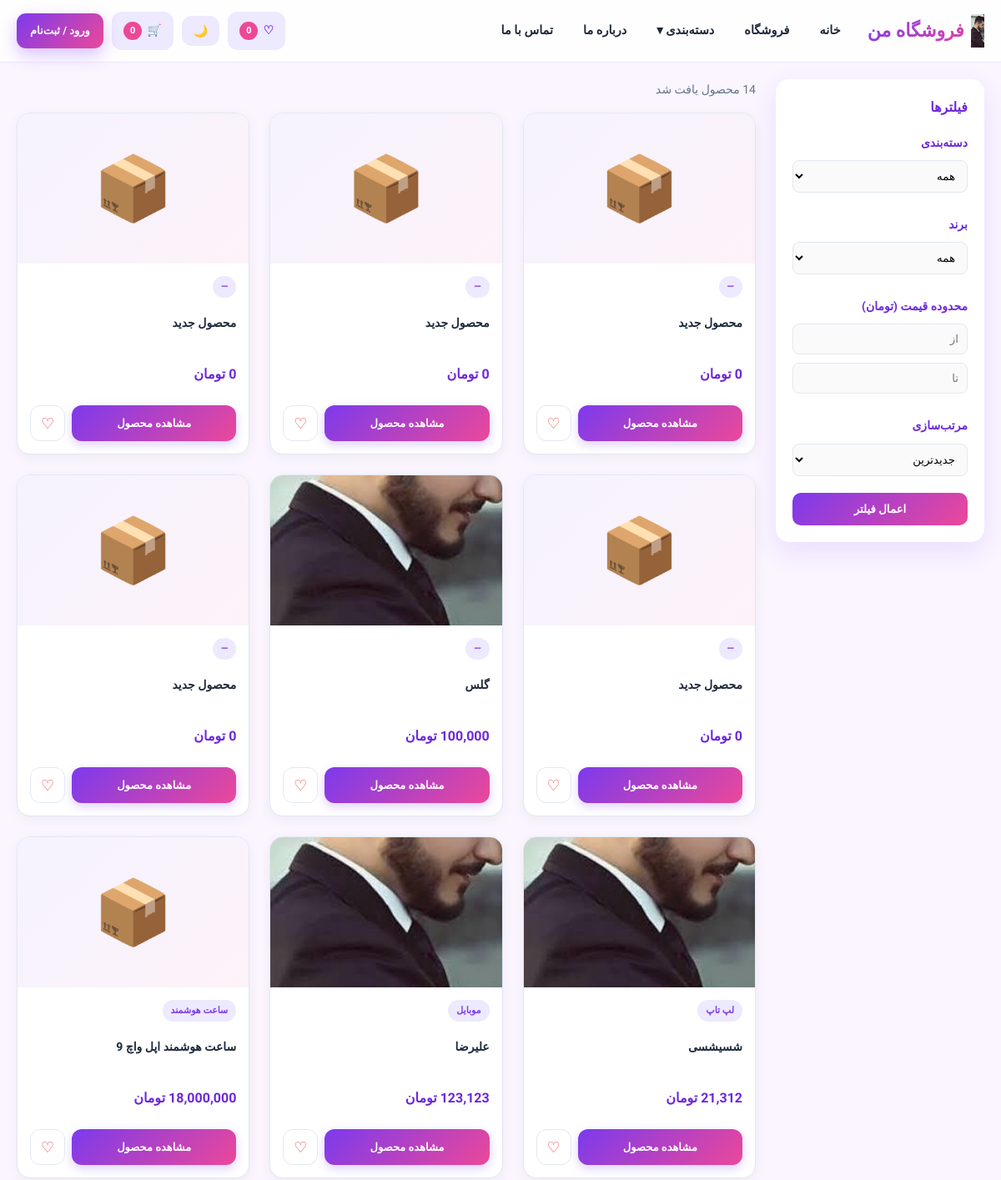
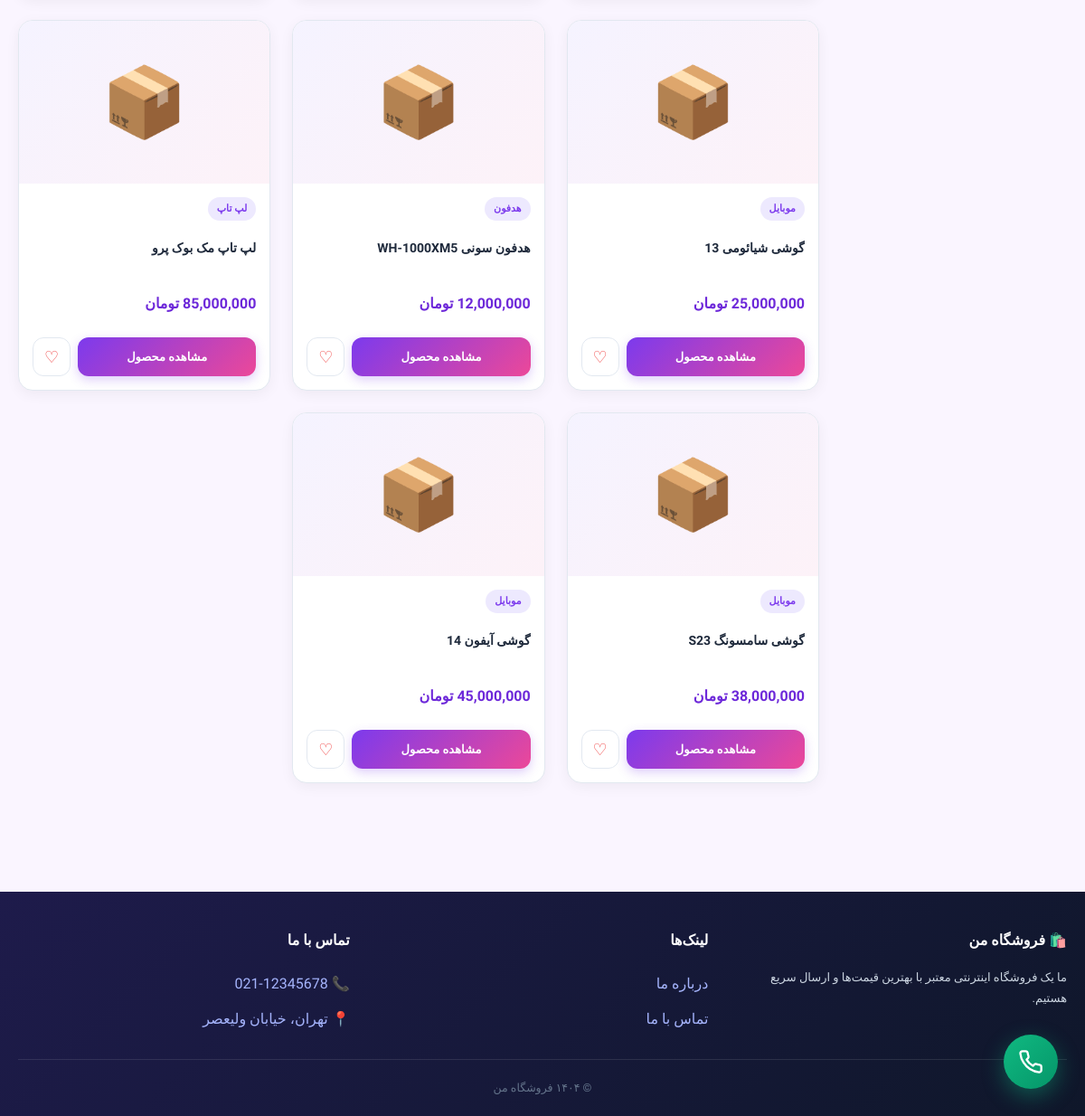
The app's page /category.php with its own data (2 pictures, top to bottom).
### tables this page shows
CREATE TABLE IF NOT EXISTS `settings` (
  `k` varchar(50) NOT NULL,
  `v` text DEFAULT NULL
);

CREATE TABLE IF NOT EXISTS `products` (
  `id` int(11) NOT NULL,
  `name` varchar(200) NOT NULL,
  `price` bigint(20) NOT NULL DEFAULT 0,
  `discount_price` bigint(20) DEFAULT 0,
  `stock` int(11) NOT NULL DEFAULT 0,
  `category_id` int(11) DEFAULT NULL,
  `brand_id` int(11) DEFAULT NULL,
  `image` varchar(255) DEFAULT NULL,
  `description` text DEFAULT NULL,
  `is_new` tinyint(4) DEFAULT 0,
  `is_featured` tinyint(4) DEFAULT 0,
  `active` tinyint(4) DEFAULT 1,
  `created_at` timestamp NOT NULL DEFAULT current_timestamp()
);

CREATE TABLE IF NOT EXISTS `categories` (
  `id` int(11) NOT NULL,
  `name` varchar(100) NOT NULL,
  `slug` varchar(100) NOT NULL,
  `parent_id` int(11) DEFAULT NULL,
  `icon` varchar(10) DEFAULT '?',
  `sort_order` int(11) DEFAULT 0
);

### includes/functions.php (called while the page is built, shortened)
<?php
function fmt($n) { return number_format((int)$n); }
function e($s) { return htmlspecialchars((string)$s, ENT_QUOTES, 'UTF-8'); }
function csrf() {
    return $_SESSION['csrf'];
}
function current_user() {
    if (empty($_SESSION['user_id'])) return null;
    global $pdo;
    $s = $pdo->prepare("SELECT * FROM users WHERE id=?");
    $s->execute([$_SESSION['user_id']]);
    return $s->fetch() ?: null;
}
function setting($k, $d=null) {
    global $pdo;
    static $cache = [];
    if (array_key_exists($k, $cache)) return $cache[$k];
    try {
        $s = $pdo->prepare("SELECT v FROM settings WHERE k=?");
        $s->execute([$k]);
        $v = $s->fetchColumn();
        return $cache[$k] = ($v === false ? $d : $v);
    } catch (Exception $e) { return $d; }
}
function cart() { return $_SESSION['cart'] ?? []; }
function cart_qty() { return array_sum(array_column(cart(), 'qty')); }
?>

### category.php (the view, shortened to what this page needs)
<?php
require_once 'config.php';
$sort = $_GET['sort'] ?? 'newest';
$min_price = (int)($_GET['min_price'] ?? 0);
$max_price = (int)($_GET['max_price'] ?? 0);
$where = ["p.active=1"];
$params = [];
$orderBy = "p.id DESC";
$sql = "SELECT p.*, c.name as cat_name FROM products p
        LEFT JOIN categories c ON c.id=p.category_id
        LEFT JOIN brands b ON b.id=p.brand_id
        WHERE " . implode(' AND ', $where) . " ORDER BY $orderBy";
$stmt = $pdo->prepare($sql);
$stmt->execute($params);
$products = $stmt->fetchAll();
function check_wish_cat($user, $pid, $pdo) {
    if (!$user) return false;
    $stmt = $pdo->prepare("SELECT id FROM wishlist WHERE user_id = ? AND product_id = ?");
    $stmt->execute([$user['id'], $pid]);
    return $stmt->fetch() ? true : false;
}
include 'includes/header.php';
?>
<div class="container">
    <div class="shop-layout">
        <aside class="sidebar" id="filterSidebar">
            <div style="display:flex; justify-content:space-between; align-items:center; margin-bottom:15px;">
                <b style="color:var(--primary-d); font-size:16px;">فیلترها</b>
            </div>
            <form method="get" action="category.php">
                <h3>دسته‌بندی</h3>
                <select name="cat">
                    <option value="">همه</option>
                </select>
                <h3>برند</h3>
                <select name="brand">
                    <option value="">همه</option>
                </select>
                <h3>محدوده قیمت (تومان)</h3>
                <input name="min_price" type="number" placeholder="از" value="<?= $min_price ?: '' ?>">
                <input name="max_price" type="number" placeholder="تا" value="<?= $max_price ?: '' ?>">
                <h3>مرتب‌سازی</h3>
                <select name="sort">
                    <option value="newest" <?= $sort=='newest'?'selected':'' ?>>جدیدترین</option>
                </select>
                <button type="submit" class="btn-filter">اعمال فیلتر</button>
            </form>
        </aside>
        <section class="products-section">
            <div style="display:flex; justify-content:space-between; align-items:center; margin-bottom:15px;">
                <span style="font-size:14px; color:var(--muted);"><?= count($products) ?> محصول یافت شد</span>
            </div>
            <div class="products">
                <?php foreach($products as $p):
                    $in_wish = check_wish_cat($user, $p['id'], $pdo);
                ?>
                    <article class="product-card reveal">
                        <a href="product.php?id=<?= $p['id'] ?>" class="p-img">
                            <?php if($p['image']): ?><img src="<?= e($p['image']) ?>" alt="<?= e($p['name']) ?>">
                            <?php else: ?>📦<?php endif; ?>
                        </a>
                        <div class="p-body">
                            <span class="p-cat"><?= e($p['cat_name']??'—') ?></span>
                            <a href="product.php?id=<?= $p['id'] ?>" class="p-name"><?= e($p['name']) ?></a>
                            <div class="p-price"><?= fmt($p['price']) ?> تومان</div>
                            <div class="p-actions" style="display:flex; gap:8px; margin-top:auto;">
                                <a href="product.php?id=<?= $p['id'] ?>" class="btn-view" style="flex:1; display:block; text-align:center; text-decoration:none; background:var(--grad); color:#fff; padding:10px; border-radius:12px; font-weight:bold; font-size:13px;">مشاهده محصول</a>
                                <button class="wish-btn <?= $in_wish ? 'active' : '' ?>" data-pid="<?= $p['id'] ?>" style="width:42px; border:1.5px solid var(--border); border-radius:12px; background:#fff; color:#ef4444; font-size:18px; cursor:pointer; display:flex; align-items:center; justify-content:center;">
                                    <?= $in_wish ? '♥' : '♡' ?>
                                </button>
                            </div>
                        </div>
                    </article>
                <?php endforeach; ?>
            </div>
        </section>
    </div>
</div>
<?php include 'includes/footer.php'; ?>

### includes/header.php (shortened to what this page needs)
<?php
$user = current_user();
$wish_count = 0;
?>
<!DOCTYPE html>
<html lang="fa" dir="rtl">
<head>
    <title><?= isset($page_title) ? e($page_title) . ' - ' : '' ?><?= e(setting('site_name', 'فروشگاه من')) ?></title>
    <link rel="stylesheet" href="assets/style.css">
</head>
<body data-base="<?= BASE ?>" data-csrf="<?= csrf() ?>">
<header class="site-header" id="header">
    <div class="topbar">
        <a href="index.php" class="brand" style="display:flex; align-items:center; gap:8px; text-decoration:none;">
            <?php if(setting('site_logo')): ?>
                <img src="<?= e(setting('site_logo')) ?>" alt="<?= e(setting('site_name')) ?>" style="max-height: 40px; max-width: 120px; object-fit: contain;">
            <?php else: ?>
                <span>🛍️</span>
            <?php endif; ?>
            <span><?= e(setting('site_name')) ?></span>
        </a>
        <nav class="main-nav" id="mainNav">
            <a href="index.php">خانه</a>
            <a href="category.php">فروشگاه</a>
            <div class="dropdown">
                <a href="#" class="drop-toggle" id="dropToggle">دسته‌بندی ▾</a>
            </div>
            <a href="page.php?page=about">درباره ما</a>
            <a href="page.php?page=contact">تماس با ما</a>
        </nav>
        <div class="header-actions">
            <a href="profile.php?tab=wishlist" class="icon-btn" title="علاقه‌مندی‌ها" style="position:relative;">
                ♡ <span class="count" id="wishCount"><?= fmt($wish_count) ?></span>
            </a>
            <button class="theme-toggle icon-btn" id="themeBtn" title="حالت شب">🌙</button>
            <a href="cart.php" class="icon-btn">🛒 <span class="count" id="cartCount"><?= fmt(cart_qty()) ?></span></a>
            <?php if($user): ?>
                <a href="profile.php" class="user-chip">👤 <?= e($user['name']) ?></a>
            <?php else: ?>
                <a href="login.php" class="btn btn-primary btn-sm">ورود / ثبت‌نام</a>
            <?php endif; ?>
        </div>
    </div>
</header>
<main>

### includes/footer.php (shortened to what this page needs)
</main>
<?php if(setting('site_phone')): ?>
<a href="tel:<?= e(setting('site_phone')) ?>" class="floating-call-btn" title="تماس با ما">
</a>
<?php endif; ?>
<footer class="site-footer">
    <div class="footer-grid">
        <div class="footer-col">
            <h4>🛍️ <?= e(setting('site_name')) ?></h4>
            <p style="font-size:13px"><?= e(setting('footer_about')) ?></p>
        </div>
        <div class="footer-col">
            <h4>لینک‌ها</h4>
            <a href="<?= BASE ?>page.php?page=about">درباره ما</a>
            <a href="<?= BASE ?>page.php?page=contact">تماس با ما</a>
        </div>
        <div class="footer-col">
            <h4>تماس با ما</h4>
            <a href="tel:<?= e(setting('site_phone')) ?>">📞 <?= e(setting('site_phone')) ?></a>
            <span style="display:block;padding:5px 0;color:#a5b4fc">📍 <?= e(setting('site_address')) ?></span>
        </div>
    </div>
    <div class="footer-bottom">© ۱۴۰۴ <?= e(setting('site_name')) ?></div>
</footer>
</body>
</html>

### category.php (style rules this page uses)
.shop-layout { display: flex; gap: 24px; align-items: flex-start; margin-top: 20px; margin-bottom: 50px; }
.sidebar { width: 250px; flex-shrink: 0; background: #fff; padding: 20px; border-radius: 16px; box-shadow: var(--shadow); position: sticky; top: 90px; }
.sidebar h3 { font-size: 14px; margin-bottom: 8px; margin-top: 16px; color: var(--primary-d); }
.sidebar h3:first-child { margin-top: 0; }
.sidebar select, .sidebar input { width: 100%; padding: 10px; margin-bottom: 10px; border: 1px solid var(--border); border-radius: 8px; font-family: inherit; background: #fafafa; }
.sidebar .btn-filter { width: 100%; padding: 12px; background: var(--grad); color: #fff; border: none; border-radius: 10px; font-weight: bold; cursor: pointer; margin-top: 10px; }
.products-section { flex: 1; min-width: 0; }

### records on screen
settings: v (picture)
products: cat_name "—", name "محصول جدید", price "0"
products: cat_name "—", name "محصول جدید", price "0"
products: cat_name "—", name "محصول جدید", price "0"
products: cat_name "—", name "محصول جدید", price "0"
products: image (picture), cat_name "—", name "گلس", price "100,000"
products: cat_name "—", name "محصول جدید", price "0"
products: image (picture), category.name "لپ تاپ", name "شسیشسی", price "21,312"
products: image (picture), category.name "موبایل", name "علیرضا", price "123,123"
products: category.name "ساعت هوشمند", name "ساعت هوشمند اپل واچ 9", price "18,000,000"
products: category.name "موبایل", name "گوشی شیائومی 13", price "25,000,000"
products: category.name "هدفون", name "هدفون سونی WH-1000XM5", price "12,000,000", $p['id'] 4 (drawn)
products: category.name "لپ تاپ", name "لپ تاپ مک بوک پرو", price "85,000,000"
products: category.name "موبایل", name "گوشی سامسونگ S23", price "38,000,000"
products: category.name "موبایل", name "گوشی آیفون 14", price "45,000,000"
settings: v "ما یک فروشگاه اینترنتی معتبر با بهترین قیمت‌ها و ارسال سریع هستیم."
settings: v "تهران، خیابان ولیعصر"

### other values on screen
fmt($wish_count) "0"
fmt(cart_qty()) "0"
setting('site_name') "فروشگاه من"
setting('site_phone') "021-12345678"
